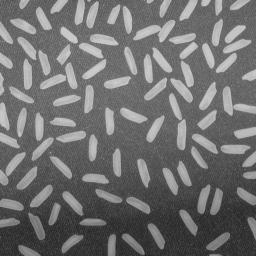
#> input picture images/rice.jpg, 256 x 256 px
$ python Morphology_dem_gao.py
#> lines starting #> are read from the running program, lines starting #| are printed output that depends on the picture; after the words box and inside, x2 and y2 are one past the last pixel; in counts of white or black regions, pixels touching at a corner belong together
import numpy as np
import cv2 as cv
from matplotlib import pyplot as plt

# Load image file
img = cv.imread('images/rice.jpg', cv.IMREAD_COLOR) #BGR
#> img is the input picture: shape (256, 256, 3); min 25, max 213, mean 111.2

# Convert to gray image
gray = cv.cvtColor(img, cv.COLOR_BGR2GRAY)

im = np.ones(gray.shape, dtype="uint8") *20
bright_img = cv.add(gray,im)

# Filter
# f_img= cv.GaussianBlur(gray,(3,3), 0)
f_img = cv.medianBlur(gray, 9)
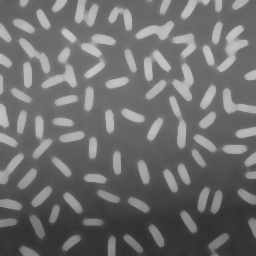
#> f_img: shape (256, 256); min 44, max 200, mean 109.1


# Binarize the gray image
thresh = 140
b_img = cv.threshold(bright_img,thresh,255,cv.THRESH_BINARY)[1]
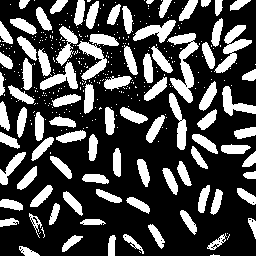
#> b_img: shape (256, 256); 29.2% white; 375 white regions (288 under 20 px), largest, box (x1, y1, x2, y2) and area: (167, 33, 199, 103) 878, (214, 25, 252, 73) 646, (77, 41, 107, 80) 490

#plot Histogram
# plt.hist(f_img.ravel(),256,[0,256]); plt.show()

# Morphology demo
# Create Kernel
kernel = np.array([[0,1,0],
                    [1,1,1],
                    [0,1,0]], dtype=np.uint8)

kernel2 = cv.getStructuringElement(cv.MORPH_ELLIPSE,(2,2))
kernel3 = cv.getStructuringElement(cv.MORPH_ELLIPSE,(1,1))

out = cv.erode(b_img,kernel3, iterations=1)
# out2 = cv.erode(b_img,kernel3, iterations=3)
out2 = cv.morphologyEx(out, cv.MORPH_OPEN, kernel2, iterations = 2)
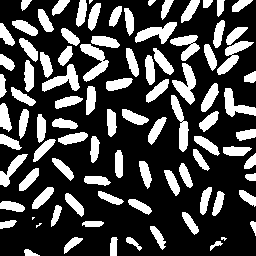
#> out2: shape (256, 256); 28% white; 93 white regions (4 under 20 px)

contours, hierachy = cv.findContours(out2, cv.RETR_EXTERNAL,cv.CHAIN_APPROX_SIMPLE)
#> contours = 93 contours, 4 with area under 20; largest, box (x1, y1, x2, y2) and area: (80, 44, 109, 82) 422, (172, 63, 196, 105) 422, (135, 22, 177, 44) 398, (42, 64, 80, 92) 395, (171, 95, 189, 152) 382

# Count the number of contours/objects
print('so contours',len(contours))
#| so contours 93

for index,cnt in enumerate(contours):
    (x,y),radius = cv.minEnclosingCircle(cnt)
    center = (int(x),int(y))
    radius = int(radius)
    cv.circle(img,center,radius,(0,255,0),2)
#> this loop made 93 passes
#> (x, y, radius, center) on passes 1, 2, 3, 4, 6, 7, 8, 10, 11, 13, 14, 16: (31.5, 252.5, 7, (31, 252)), (216, 246.5, 6, (216, 246)), (223.4, 238, 2, (223, 238)), (133.5, 243, 9, (133, 243)), (73, 245.5, 11, (73, 245)), (156, 237.5, 12, (156, 237)), (38.5, 225, 3, (38, 225)), (92.5, 223.5, 10, (92, 223)), (8, 224.5, 8, (8, 224)), (189, 222.5, 12, (189, 222)), (54.5, 215.5, 11, (54, 215)), (139.5, 205.5, 12, (139, 205))
#> (x, y, radius) on passes 5, 9, 15, 23, 44, 48: (113, 246, 9), (253, 228, 7), (12, 206, 12), (97, 180, 13), (210, 121, 12), (5, 117, 14)
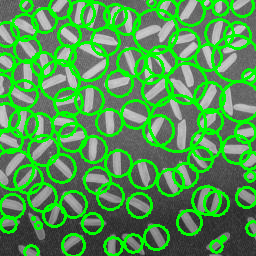
#> img: shape (256, 256, 3); mean B, G, R 80.9, 151.7, 80.9
    # text = '#' + str(index+1)
    # cv.putText(img, text, center, cv.FONT_HERSHEY_COMPLEX,1,(0,255,255),2)

# Show image
cv.imshow('raw', img)
# cv.imshow('ffilter', f_img)
cv.imshow('Binary', b_img)
# cv.imshow('Bright', bright_img)
cv.imshow('Mor', out)
cv.imshow('Mor 2', out2)
cv.waitKey(0)
cv.destroyAllWindows()
